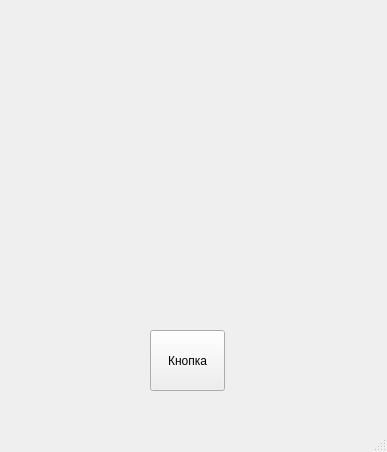
<?xml version="1.0" encoding="UTF-8"?>
<ui version="4.0">
 <class>MainWindow</class>
 <widget class="QMainWindow" name="MainWindow">
  <property name="geometry">
   <rect>
    <x>0</x>
    <y>0</y>
    <width>387</width>
    <height>452</height>
   </rect>
  </property>
  <property name="windowTitle">
   <string>MainWindow</string>
  </property>
  <widget class="QWidget" name="centralwidget">
   <widget class="QPushButton" name="pushButton">
    <property name="geometry">
     <rect>
      <x>150</x>
      <y>330</y>
      <width>75</width>
      <height>61</height>
     </rect>
    </property>
    <property name="text">
     <string>Кнопка</string>
    </property>
   </widget>
  </widget>
  <widget class="QMenuBar" name="menubar">
   <property name="geometry">
    <rect>
     <x>0</x>
     <y>0</y>
     <width>387</width>
     <height>21</height>
    </rect>
   </property>
  </widget>
  <widget class="QStatusBar" name="statusbar"/>
 </widget>
 <resources/>
 <connections/>
</ui>
